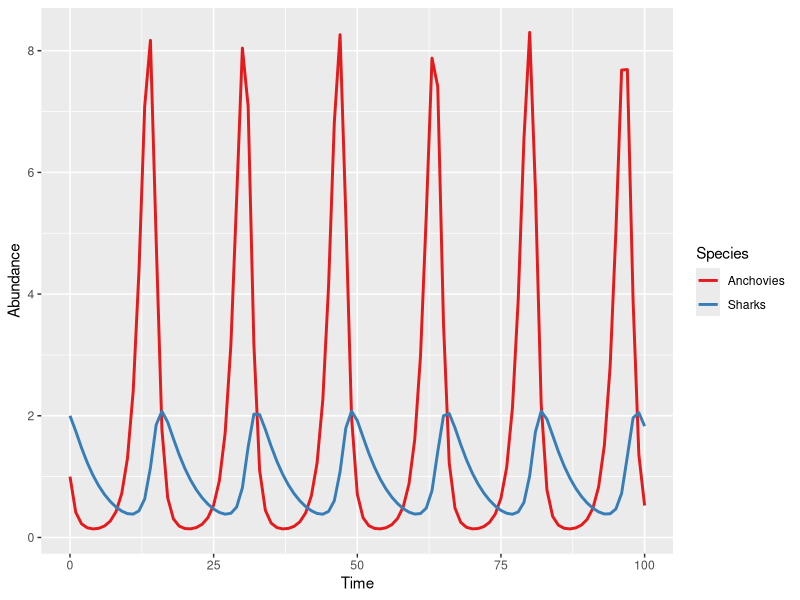
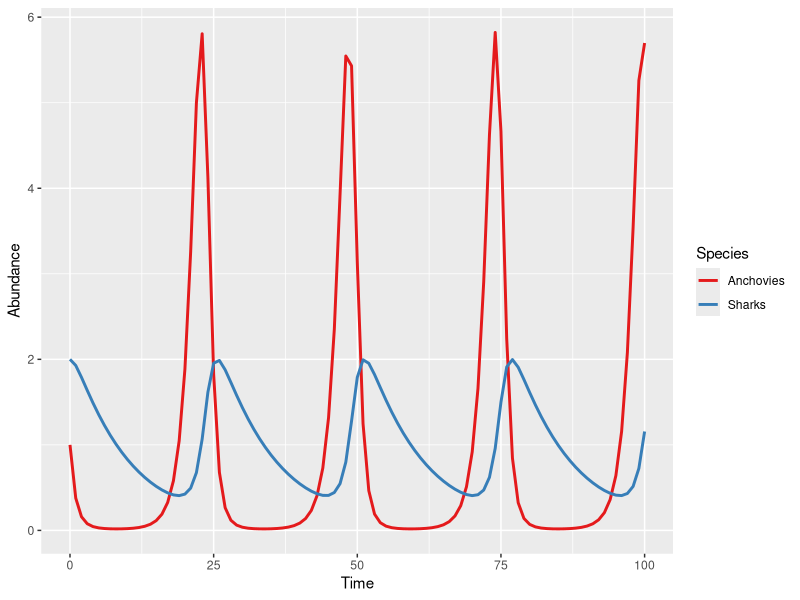

These charts were generated, in order, by the following R code:
## ---- chunk 1
knitr::opts_chunk$set(echo = F, fig.width = 5, fig.height = 3)
## ---- chunk 2
suppressPackageStartupMessages({
  library(knitr)
  library(deSolve)
  library(cowplot)
  library(tidyverse)
})
## ---- chunk 3
# Define parameters
r <- 1
a <- 1
c <- 0.1
m <- 0.1
f <- 0

params <- c(r, a, c, m, f)

# Define initial conditions
A0 <- 1
S0 <- 2

values <- c(A0, S0)

# Time
t <- seq(0, 100)

## ---- chunk 4
predator_prey <- function(t, values, params){
  # Extract parameters
  r <- params[1]
  a <- params[2]
  c <- params[3]
  m <- params[4]
  f <- params[5]

  # Extract state variables
  A <- values[1]
  S <- values[2]
  
  dAdt <- (r*A) - (a*A*S)
  dSdt <- (a*c*A*S) - (m*S) - (f*S)
  
  return(list(c(dAdt, dSdt)))
}
## ---- chunk 5
no_fishing <- deSolve::lsoda(y = values, times = t, func = predator_prey, parms = params) %>% 
  as.data.frame() %>% 
  magrittr::set_colnames(value = c("Time", "Anchovies", "Sharks")) %>% 
  gather(Species, Abundance, -Time) %>% 
  mutate(Model = "No Fishing")
## ---- chunk 6
plot_no_fish <- ggplot(no_fishing, aes(x = Time, y = Abundance, color = Species)) +
  geom_line(size = 1) +
  scale_color_brewer(palette = "Set1")
## ---- chunk 7
f <- 0.1
params <- c(r, a, c, m, f)

fishing <- deSolve::lsoda(y = values, times = t, func = predator_prey, parms = params) %>% 
  as.data.frame() %>% 
  magrittr::set_colnames(value = c("Time", "Anchovies", "Sharks")) %>% 
  gather(Species, Abundance, -Time) %>% 
  mutate(Model = "Fishing")
## ---- chunk 8
plot_fish <- ggplot(fishing, aes(x = Time, y = Abundance, color = Species)) +
  geom_line(size = 1) +
  scale_color_brewer(palette = "Set1")
## ---- chunk 9
rbind(no_fishing, fishing) %>% 
  filter(Time == 100) %>% 
  spread(Model, Abundance) %>% 
  select(-Time) %>% 
  knitr::kable(digits = 2, caption = "\\label{tab:stable_eq}Stable equilibrium values for Sharks and Anchovies under fishing and no fishing conditions") %>% 
  kableExtra::kable_styling(latex_options = "HOLD_position")
